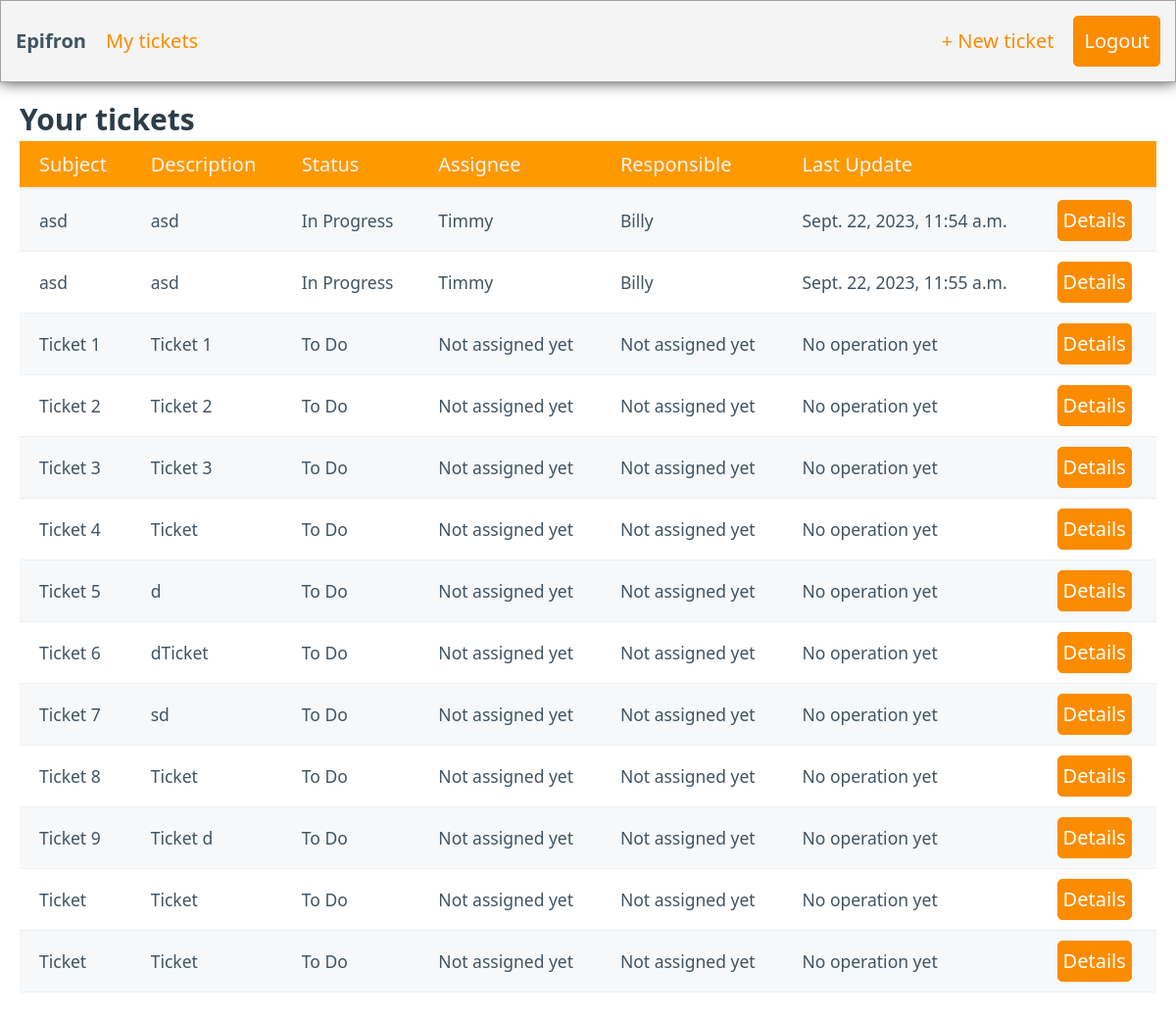
The page /tickets/ (signed in) on the database as committed earlier.
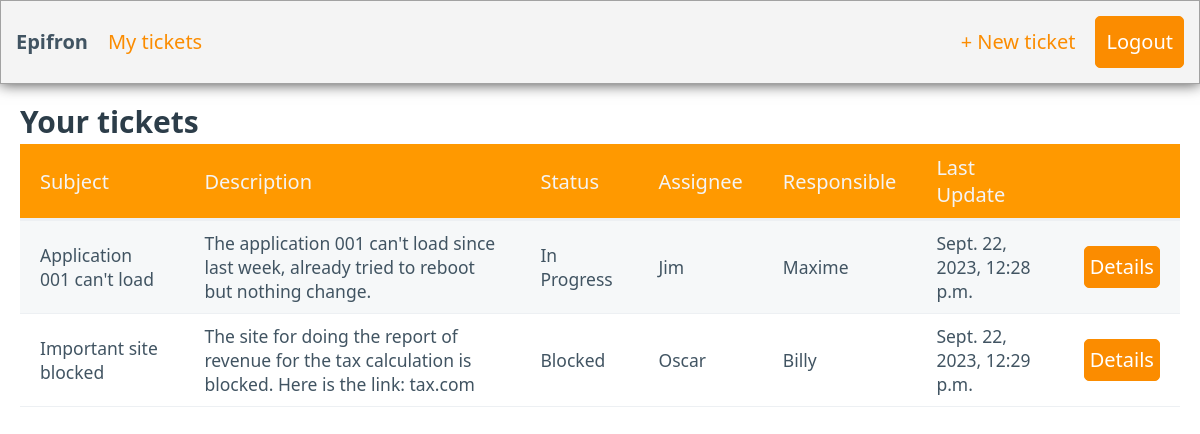
The same page on the database as committed later.
### tickets/models.py (models this page shows, shortened)
class Ticket(models.Model):
    id = models.BigAutoField(primary_key=True)
    subject = models.CharField(max_length=100)
    requestor = models.ForeignKey(User, related_name="requestor", null=False, blank = True, on_delete=models.CASCADE)
    description = models.TextField()
    responsible = models.ForeignKey(User, related_name="responsible", null=True, blank = True, on_delete=models.CASCADE)
    assignee = models.ForeignKey(User, related_name="assignee", null=True, blank = True, on_delete=models.CASCADE)
    status = models.CharField(max_length=25, choices=TicketStatus.choices, default=TicketStatus.TO_DO)
    created_at = models.DateTimeField("created at")
    last_update = models.DateTimeField("last update", null=True)

### tickets/views.py (the view)
# urls.py: path("", views.index, name="index"),
def index(request):
    responsibles = [];
    technicians = [];
    ticket_status = [];
    if request.user.groups.filter(name="responsible").exists():
        user_tickets = Ticket.objects.filter( (Q(assignee__isnull = True) | Q(responsible__isnull = True) ) | Q(responsible = request.user))
        responsibles = get_user_model().objects.filter(groups__name="responsible")
        technicians = get_user_model().objects.filter(groups__name="technician")
    elif request.user.groups.filter(name="technician").exists():
        user_tickets = Ticket.objects.filter(assignee = request.user)
    else:
        user_tickets = Ticket.objects.filter(requestor = request.user)
    context = {"user_tickets": user_tickets, "responsibles": responsibles, "technicians": technicians, "ticket_status": [c[0] for c in Ticket.status.field.choices]}
    return render(request, "tickets/tickets.html", context)

### tickets/templatetags/tickets_extras.py (called while the page is built)
@register.filter(name="has_group")
def has_group(user, group_name):
    return user.groups.filter(name=group_name).exists()

### templates/tickets/tickets.html (shortened to what this page needs)
{% extends 'base.html' %}
{% block content %}
<main class="container-fluid" style="padding-top: 15px">
    <h3 style="margin-bottom: 0">
        Your tickets
    </h3>
    <div class="tableContainer">
        {% include 'tickets/table.html' %}
    </div>
</main>
{% endblock %}

### templates/tickets/table.html
{% load tickets_extras %}
{% load static %}
<table role="grid" id="table">
    <thead>
    <tr>
        <th scope="col">Subject</th>
        <th scope="col">Description</th>
        <th scope="col">Status</th>
        <th scope="col">Assignee</th>
        <th scope="col">Responsible</th>
        <th scope="col">Last Update</th>
        <th scope="col"></th>
    </tr>
    </thead>
    <tbody>
        {% for ticket in user_tickets%}
        <tr>
            <td>{{ticket.subject}}</td>
            <td>{{ticket.description}}</td>
            <td>
                {% if request.user|has_group:"technician" %}
                    <select required
                            hx-post="{% url 'updateTicketStatus' %}"
                            hx-vars='{"ticket_id":"{{ ticket.id }}"}'
                            hx-trigger="change"
                            name='status'
                            hx-target="#table"
                            hx-swap="outerHTML">
                        {% for status in ticket_status %}
                            <option value="{{status}}" {% if status == ticket.status %} selected="selected"{% endif %}>{{status}}</option>
                        {% endfor %}
                    </select>
                {% else %}
                    {{ticket.status}}
                {% endif %}
            </td>
            <td>
                {% if request.user|has_group:"responsible" %}
                <select required
                        hx-post="{% url 'updateTicketAssignee' %}"
                        hx-vars='{"ticket_id":"{{ ticket.id }}"}'
                        hx-trigger="change"
                        name='technician'
                        hx-target="#table"
                        hx-swap="outerHTML">
                    <option selected='{{ticket.assignee}}' disabled >Not assigned yet</option>
                    {% for technician in technicians %}
                        <option value="{{technician.username}}" {% if technician == ticket.assignee %}selected="selected"{% endif %}>{{technician.username}}</option>
                    {% endfor %}
                </select>
                {% else %}
                {{ticket.assignee | default_if_none:"Not assigned yet"}}
                {% endif %}
            </td>
            <td>
                {% if request.user|has_group:"responsible" %}
                <select required
                        hx-post="{% url 'updateTicketResponsible' %}"
                        hx-vars='{"ticket_id":"{{ ticket.id }}"}'
                        hx-trigger="change"
                        name='responsible'
                        hx-target="#table"
                        hx-swap="outerHTML">
                    <option selected='{{ticket.assignee}}' disabled >Not assigned yet</option>
                    {% for responsible in responsibles %}
                        <option value="{{responsible.username}}" {% if responsible == ticket.responsible %}selected="selected"{% endif %}>{{responsible.username}}</option>
                    {% endfor %}
                </select>
                {% else %}
                    {{ticket.responsible | default_if_none:"Not assigned yet"}}
                {% endif %}
            </td>
            <td>
                {{ticket.last_update | default_if_none:"No operation yet"}}
            </td>
            {% if request.user|has_group:"technician" %}
            <td scope="col">
                <a href="{% url 'registerIntervention' ticket.id %}" role="button">
                    Work on it
                </a>
            </td>
            {% else %}
            <td scope="col">
                <a href="{% url 'displayIntervention' ticket.id %}" role="button">
                    Details
                </a>
            </td>
            {% endif %}
        </tr>
        {% endfor %}
    </tbody>
</table>

Rows that differ between the two databases and show on the page:
removed Ticket: subject "asd", description "asd", status "In Progress", assignee "Timmy", responsible "Billy", last_update "Sept. 22, 2023, 11:54 a.m."
removed Ticket: subject "asd", description "asd", status "In Progress", assignee "Timmy", responsible "Billy", last_update "Sept. 22, 2023, 11:55 a.m."
removed Ticket: subject "Ticket 1", description "Ticket 1", status "To Do", assignee "Not assigned yet", responsible "Not assigned yet", last_update "No operation yet"
removed Ticket: subject "Ticket 2", description "Ticket 2", status "To Do", assignee "Not assigned yet", responsible "Not assigned yet", last_update "No operation yet"
removed Ticket: subject "Ticket 3", description "Ticket 3", status "To Do", assignee "Not assigned yet", responsible "Not assigned yet", last_update "No operation yet"
removed Ticket: subject "Ticket 4", description "Ticket", status "To Do", assignee "Not assigned yet", responsible "Not assigned yet", last_update "No operation yet"
removed Ticket: subject "Ticket 5", description "d", status "To Do", assignee "Not assigned yet", responsible "Not assigned yet", last_update "No operation yet"
removed Ticket: subject "Ticket 6", description "dTicket", status "To Do", assignee "Not assigned yet", responsible "Not assigned yet", last_update "No operation yet"
removed Ticket: subject "Ticket 7", description "sd", status "To Do", assignee "Not assigned yet", responsible "Not assigned yet", last_update "No operation yet"
removed Ticket: subject "Ticket 8", description "Ticket", status "To Do", assignee "Not assigned yet", responsible "Not assigned yet", last_update "No operation yet"
removed Ticket: subject "Ticket 9", description "Ticket d", status "To Do", assignee "Not assigned yet", responsible "Not assigned yet", last_update "No operation yet"
removed Ticket: subject "Ticket", description "Ticket", status "To Do", assignee "Not assigned yet", responsible "Not assigned yet", last_update "No operation yet"
removed Ticket: subject "Ticket", description "Ticket", status "To Do", assignee "Not assigned yet", responsible "Not assigned yet", last_update "No operation yet"
added Ticket: subject "Application 001 can't load", description "The application 001 can't load since last week, already tried to reboot but nothing change.", status "In Progress", assignee "Jim", responsible "Maxime", last_update "Sept. 22, 2023, 12:28 p.m."
added Ticket: subject "Important site blocked", description "The site for doing the report of revenue for the tax calculation is blocked. Here is the link: tax.com", status "Blocked", assignee "Oscar", responsible "Billy", last_update "Sept. 22, 2023, 12:29 p.m."
